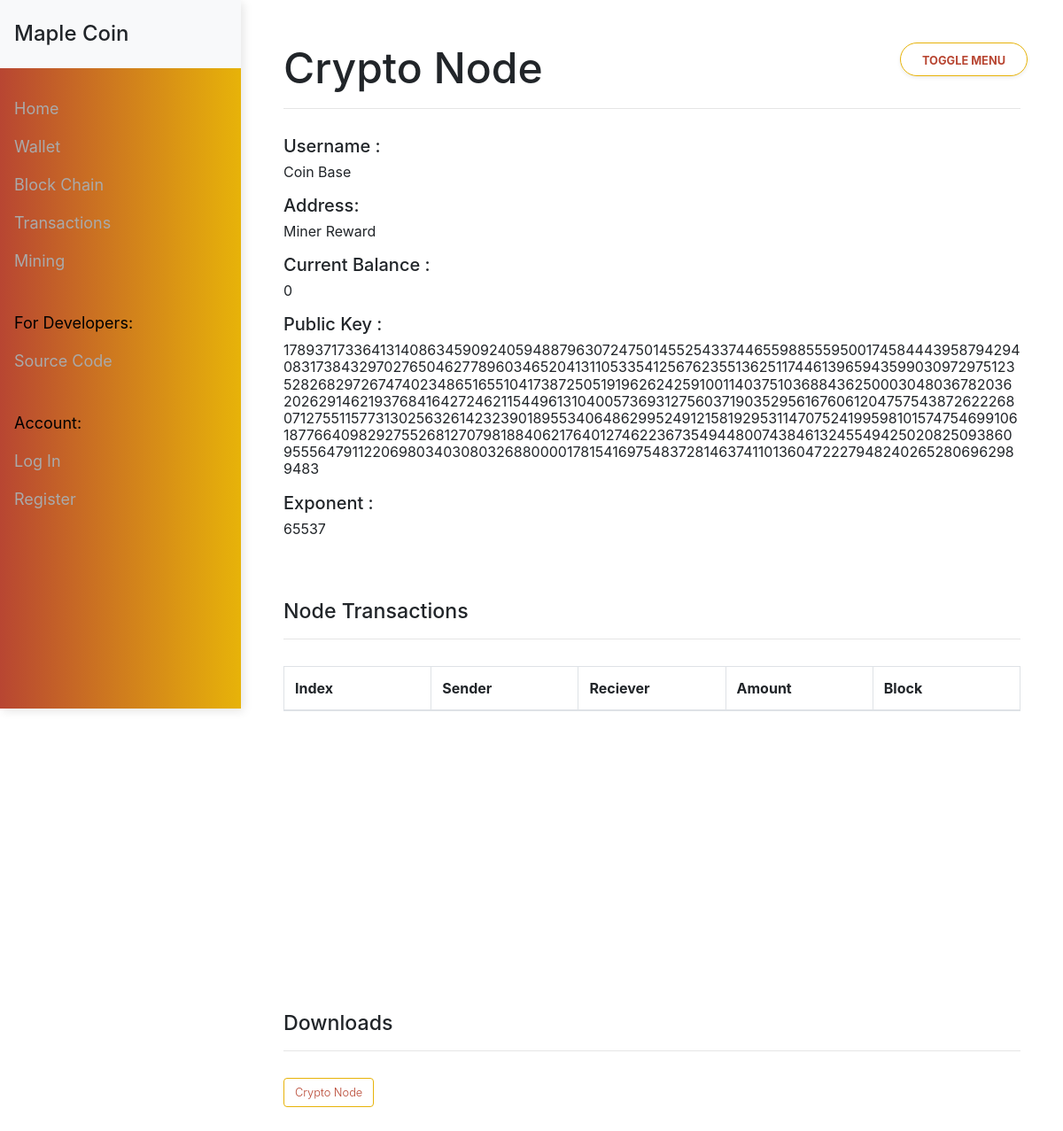
Page /viewCryptoNode/Miner Reward on the committed database.
### MapleCoin/models.py (models this page shows)
class CryptoNode(models.Model):
    username = models.CharField(max_length=64)
    address = models.CharField(max_length=512)
    publicKey = models.CharField(max_length=2048)
    exponent = models.CharField(max_length=2048)
    d = models.CharField(max_length=2048)
    p = models.CharField(max_length=2048)
    q = models.CharField(max_length=2048)
    currentBalance = models.FloatField()

### MapleCoin/views.py (the view)
# urls.py: path('viewCryptoNode/<str:address>', views.viewCryptoNode, name="viewCryptoNode")
def viewCryptoNode(request, address):
    node = CryptoNodes.get(address= address)
    getCurrentBalance(node)
    return render(request, "MapleCoin/viewCryptoNode.html", {
        "node": node,
        "transactions": getAllTransactions(node)[::-1]
    })

### MapleCoin/HelperFuncs.py (called while the page is built)
def getAllTransactions(node):
    listOftransactions = list(transactions.filter(sender=node.address))
    listOftransactions.extend(list(transactions.filter(reciever=node.address)))
    return listOftransactions

def getCurrentBalance(node):
    transactions = getAllTransactions(node)
    balance = 0
    for transact in transactions:
        if (node.address == transact.sender or node.address == transact.reciever):
            balance += (1 if transact.sender != node.address else -1) * int(transact.amount)
    node.currentBalance = balance
    node.save()
    return balance

    def get(self, **kargs):
        return self.table.objects.get(**kargs)

    def filter(self, **kargs):
        return self.allRecords().filter(**kargs)

    def allRecords(self):
        return self.table.objects.all()

### MapleCoin/templates/MapleCoin/viewCryptoNode.html (shortened to what this page needs)
{% extends "MapleCoin/layout.html" %}
{% block page %}
    <h2 class="display-4 text-black title">
        Crypto Node
    </h2>
    <hr class="line">
    <div class="section">
        <h5>
            Username :
        </h5>
        <p class="display-4 text-black info">
            {{ node.username }}
        </p>
        <h5>
            Address:
        </h5>
        <p class="display-4 text-black info">
            {{ node.address }}
        </p>
        <h5>
            Current Balance :
        </h5>
        <p class="display-4 text-black info">
            {{ node.currentBalance }}
        </p>
        <h5>
            Public Key :
        </h5>
        <p class="display-4 text-black info">
            {{ node.publicKey }}
        </p>
        <h5>
            Exponent :
        </h5>
        <p class="display-4 text-black info">
            {{ node.exponent }}
        </p>
    </div>
    <h4 class="display-4 text-black subtitle">
        Node Transactions
    </h4>
    <hr class="line">
    <div class="table-wrapper-scroll-y my-custom-scrollbar section" id="transactionSmall">
        <table class="table table-bordered table-striped mb-0" style="table-layout:fixed;">
            <thead>
                <th scope="col">Index</th>
                <th scope="col">Sender</th>
                <th scope="col">Reciever</th>
                <th scope="col">Amount</th>
                <th scope="col">Block</th>
            </thead>
        </table>
    </div>
    <div class="section">
        <h4 class="display-4 text-black subtitle">
            Downloads
        </h4>
        <hr class="line">
        <form class="section">
            <p>
                <button type="submit" formaction="{% url 'MapleCoin:nodeInfo' node.address %}" class="btn defaultButton">
                    Crypto Node
                </button>
            </p>
        </form>
    </div>
{% endblock %}

### MapleCoin/templates/MapleCoin/layout.html (shortened to what this page needs)
{% load static %}
<!DOCTYPE html>
<html lang="en">
    <head>
        <link rel="stylesheet" href="https://maxcdn.bootstrapcdn.com/bootstrap/4.5.2/css/bootstrap.min.css">
        <link rel="stylesheet" href="{% static 'MapleCoin/styles.css' %}">
    </head>
    <body>
        <div class="vertical-nav bg-white" id="sidebar">
            <div class="py-4 px-3 mb-4 bg-light">
                <div class="media d-flex align-items-center">
                    <div class="media-body">
                        <a href="{% url 'MapleCoin:index' %}">
                            <h4 class="m-0">
                                Maple Coin
                            </h4>
                        </a>
                    </div>
                </div>
            </div>
            <ul class="nav flex-column bg-white mb-0">
                <li class="nav-item">
                    <a href="{% url 'MapleCoin:index' %}" class="nav-link text-gray">
                        Home
                    </a>
                </li>
                <li class="nav-item">
                    <a href="{% url 'MapleCoin:wallet' ' ' %}" class="nav-link text-gray">
                        Wallet
                    </a>
                </li>
                <li class="nav-item">
                    <a href="{% url 'MapleCoin:BlockChain' %}" class="nav-link text-gray">
                        Block Chain
                    </a>
                </li>
                <li class="nav-item">
                    <a href="{% url 'MapleCoin:transactions' %}" class="nav-link text-gray">
                        Transactions
                    </a>
                </li>
                <li class="nav-item">
                    <a href="{% url 'MapleCoin:mining' %}" class="nav-link text-gray">
                        Mining
                    </a>
                </li>
                <li class="nav-item">
                    <br>
                </li>
                <li class="nav-item">
                    <a class="nav-link" style="color: black;">
                        For Developers:
                    </a>
                </li>
                <li class="nav-item">
                    <a href="{% url 'MapleCoin:sourceCode' %}" class="nav-link text-gray">
                        Source Code
                    </a>
                </li>
                <li class="nav-item mobile">
                    <br>
                </li>
                <li class="nav-item mobile">
                    <a class="nav-link text-gray" style="color: black;">
                        Account:
                    </a>
                </li>
                {% if user.is_authenticated %}
                    <li class="nav-item mobile">
                        <a class="nav-link text-gray">
                            Welcome, {{user.username}}
                        </a>
                    </li>
                    <li class="nav-item mobile">
                        <a href="{% url 'MapleCoin:logout' %}" class="nav-link text-gray">
                            Log Out
                        </a>
                    </li>
                {% else %}
                    <li class="nav-item mobile">
                        <a href="{% url 'MapleCoin:login' %}" class="nav-link text-gray">
                            Log In
                        </a>
                    </li>
                    <li class="nav-item mobile">
                        <a href="{% url 'MapleCoin:register' %}" class="nav-link text-gray">
                            Register
                        </a>
                    </li>
                {% endif %}
            </ul>
        </div>
        <div class="page-content p-5" id="content">
            <form>
                <button id="sidebarCollapse" type="button" class="btn rounded-pill shadow-sm px-4 mb-4">
                    <small class="text-uppercase font-weight-bold">
                        Toggle Menu
                    </small>
                </button>
            </form>
            {% block page %}
            {% endblock %}
        </div>
    </body>
</html>

### MapleCoin/static/MapleCoin/styles.css (style rules this page uses)
.vertical-nav { min-width: 17rem; width: 17rem; height: 100vh; position: fixed; background: -webkit-linear-gradient(to right, #b84632, #e7b309); background: linear-gradient(to right, #b84632, #e7b309); top: 0; left: 0; box-shadow: 3px 3px 10px rgba(0, 0, 0, 0.1); transition: all 0.4s; }
.page-content { width: calc(100% - 17rem); margin-left: 17rem; transition: all 0.4s; }
.nav-item { background: -webkit-linear-gradient(to right, #b84632, #e7b309); background: linear-gradient(to right, #b84632, #e7b309); color: gray; }
.my-custom-scrollbar { position: relative; height: 200px; width: 100vw; overflow: auto; }
.table-wrapper-scroll-y { display: block; }
#transactionSmall { height: 40vh; width: 100%; }
p { overflow-wrap: break-word; }
.text-gray { color: #aaa; }
.title { font-weight: 550; }
.subtitle { font-weight: 450; font-size:xx-large; }
.defaultButton { background-color: transparent; border-color:#e7b309; color: #b84632; font-weight: 300; display : inline-block; vertical-align : middle; }
#sidebarCollapse { background-color: transparent; border: 1px solid #e7b309; color: #b84632; position: absolute; right: 5vh; }
.line { margin-bottom: 30px; }
.info { font-size: large; font-weight: 400; overflow-wrap: break-word; }
a { color: inherit; }
.section { margin-bottom: 70px; }
.mobile { display: none; }
@media only screen and (min-width: 770px) and (max-width: 1366px) { .mobile { display: block; } }
@media only screen and (min-width: 770px) and (max-width: 1366px) { .title { font-size: 300%; } }
@media only screen and (min-width: 770px) and (max-width: 1366px) { .subtitle { font-size: 145%; } }
@media only screen and (min-width: 770px) and (max-width: 1366px) { .defaultButton { padding: 0, 0; font-size: 80%; } }
@media only screen and (min-width: 770px) and (max-width: 1366px) { .info { font-size: medium; } }
@media only screen and (min-width: 770px) and (max-width: 1366px) { p { font-size: medium; } }
@media only screen and (min-width: 770px) and (max-width: 1366px) { li { font-size: medium; } }
@media only screen and (min-width: 770px) and (max-width: 1366px) { .nav-item { font-size: large; } }

### rows in the picture
CryptoNode: username "Coin Base", address "Miner Reward", currentBalance "0", publicKey "17893717336413140863459092405948879630724750145525433744655988555950017458444395879429408317384329702765046277896034652041311053354125676235513625117446139659435990309729751235282682972674740234865165510417387250519196262425910011403751036884362500030480367820362026291462193768416427246211544961310400573693127560371903529561676061204757543872622268071275511577313025632614232390189553406486299524912158192953114707524199598101574754699106187766409829275526812707981884062176401274622367354944800743846132455494250208250938609555647911220698034030803268800001781541697548372814637411013604722279482402652806962989483", exponent "65537"
